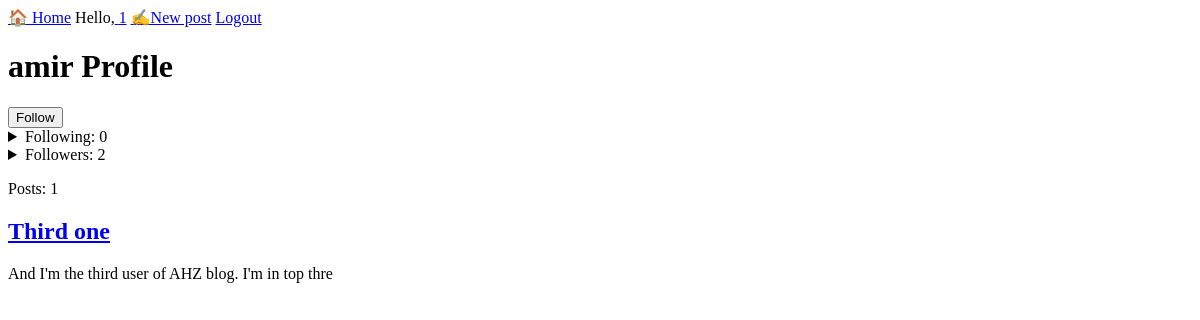
The app's page /profile/amir (signed in), older data.
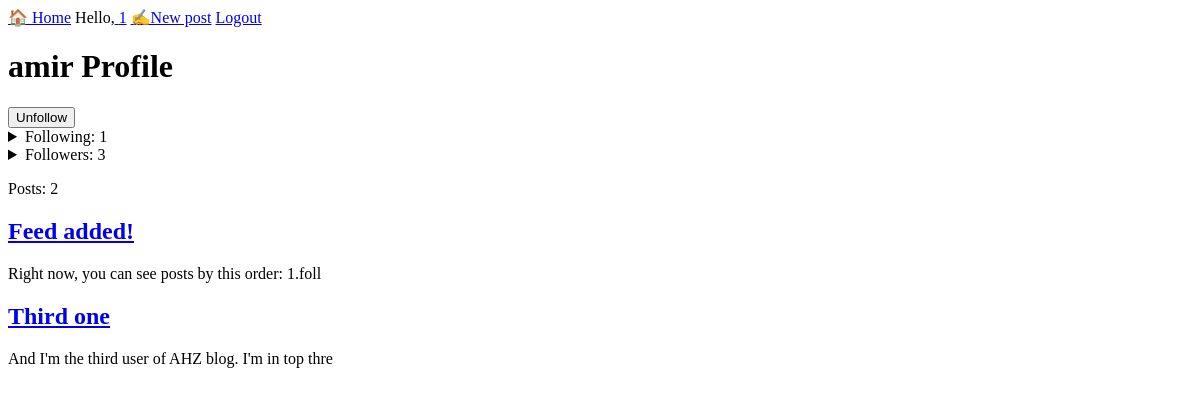
The same page, newer data.
### tables this page shows
CREATE TABLE posts (
            id INTEGER PRIMARY KEY AUTOINCREMENT,
            title TEXT NOT NULL,
            content TEXT NOT NULL,
            author_id INTEGER,
            created_at TIMESTAMP DEFAULT CURRENT_TIMESTAMP,
            FOREIGN KEY (author_id) REFERENCES users(id)
        );

### app.py (the view)
@app.route("/profile/<username>")
def profile(username):
    conn = get_db()
    user = conn.execute(
        "SELECT * FROM users WHERE username = ?",
        (username,)
    ).fetchone()
    print(user)
    if user == None:
        return render_template("404_profile.html", user=user)
    posts = conn.execute(
        "SELECT * FROM posts WHERE author_id = ? ORDER BY id DESC",
        (user["id"],)
    ).fetchall()
    is_following = conn.execute(
    """
    SELECT id FROM followers
    WHERE follower_id = ? AND following_id = ?
    """,
    (session.get("user_id"), user["id"])
    ).fetchone()
    followers_count = conn.execute(
    "SELECT COUNT(*) FROM followers WHERE following_id = ?",
    (user["id"],)
    ).fetchone()[0]
    following_count = conn.execute(
    "SELECT COUNT(*) FROM followers WHERE follower_id = ?",
    (user["id"],)
    ).fetchone()[0]
    following = conn.execute(
    """
    SELECT users.*
    FROM followers
    JOIN users ON followers.following_id = users.id
    WHERE followers.follower_id = ?
    """,
    (user["id"],)
    ).fetchall()
    followers = conn.execute(
    """
    SELECT users.*
    FROM followers
    JOIN users ON followers.follower_id = users.id
    WHERE followers.following_id = ?
    """,
    (user["id"],)
    ).fetchall()
    conn.close()
    return render_template("profile.html", user=user,
                            posts=posts,
                            is_following=is_following,
                            following_count=following_count,
                            followers_count=followers_count,
                            following=following,
                            followers=followers,
                            )

### database.py (called while the page is built)
def get_db():
    conn = sqlite3.connect(DATABASE)
    conn.row_factory = sqlite3.Row
    return conn

### templates/profile.html (shortened to what this page needs)
{% extends 'base.html' %}
{% block content %}
    <h1>{{user["username"]}} Profile</h1>
    {% if is_following %}
    <form action="{{ url_for('unfollow', username=user['username']) }}" method="POST">
    <button type="submit">Unfollow</button>
    </form>
    {% else %}
    <form action="{{ url_for('follow', username=user['username']) }}" method="POST">
    <button type="submit">Follow</button>
    </form>
    {% endif %}
    <details>
    <summary>Following: {{ following_count }}</summary>
    </details>
    <details>
    <summary>Followers: {{ followers_count }}</summary>
    </details>
    <p>Posts: {{ posts|length }}</p>
    {% for post in posts %}
    <article>
       <a href="{{ url_for('post_detail', post_id=post['id']) }}">
    <h2>{{ post["title"] }}</h2>
    </a>
        <p>{{post["content"][0:51]}}</p>
    </article>
    {% endfor %}
{% endblock %}

Row changes from the older to the newer data that the page shows:
added posts: title "Feed added!", content "Right now, you can see posts by this order: 1.foll"
Text that changed along with them:
{{ following_count }}: "0" → "1"
{{ followers_count }}: "2" → "3"
{{ posts|length }}: "1" → "2"
text no longer shown: "Follow"
text now shown: "Unfollow"
